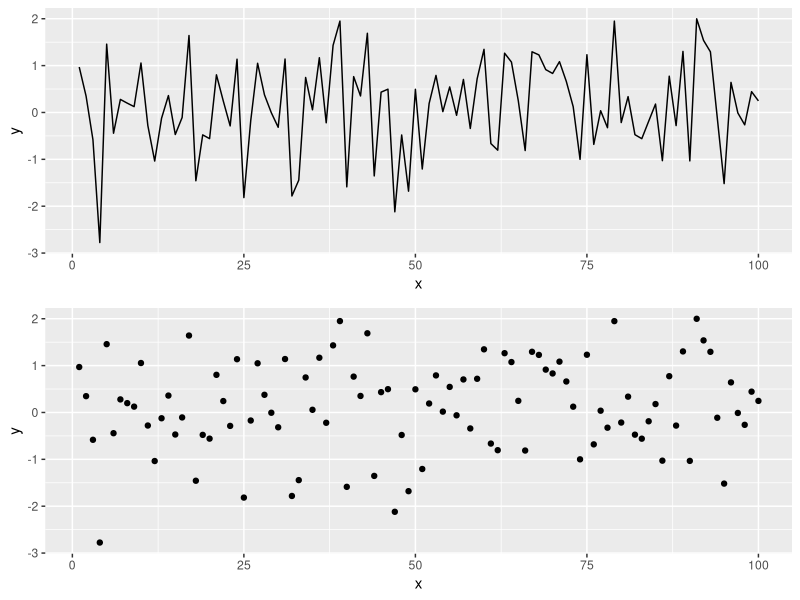

R code for this plot:
## ---- chunk 1
knitr::opts_chunk$set(echo = TRUE, fig.width = 8, fig.height = 8, fig.alig = "center")
## ---- chunk 2
library(tidyverse)
library(gridExtra)
## ---- chunk 3
x <- seq(1:100)
y <- rnorm(100) # Generating data form a normal distribution with mean 0 and variance 1
data <- data.frame(x = x, y = y ) # Creating a data frame
p1 = ggplot(data, aes(x= x, y = y)) + geom_line()
p2 = ggplot(data, aes(x= x, y = y)) + geom_point()
grid.arrange(p1, p2)
